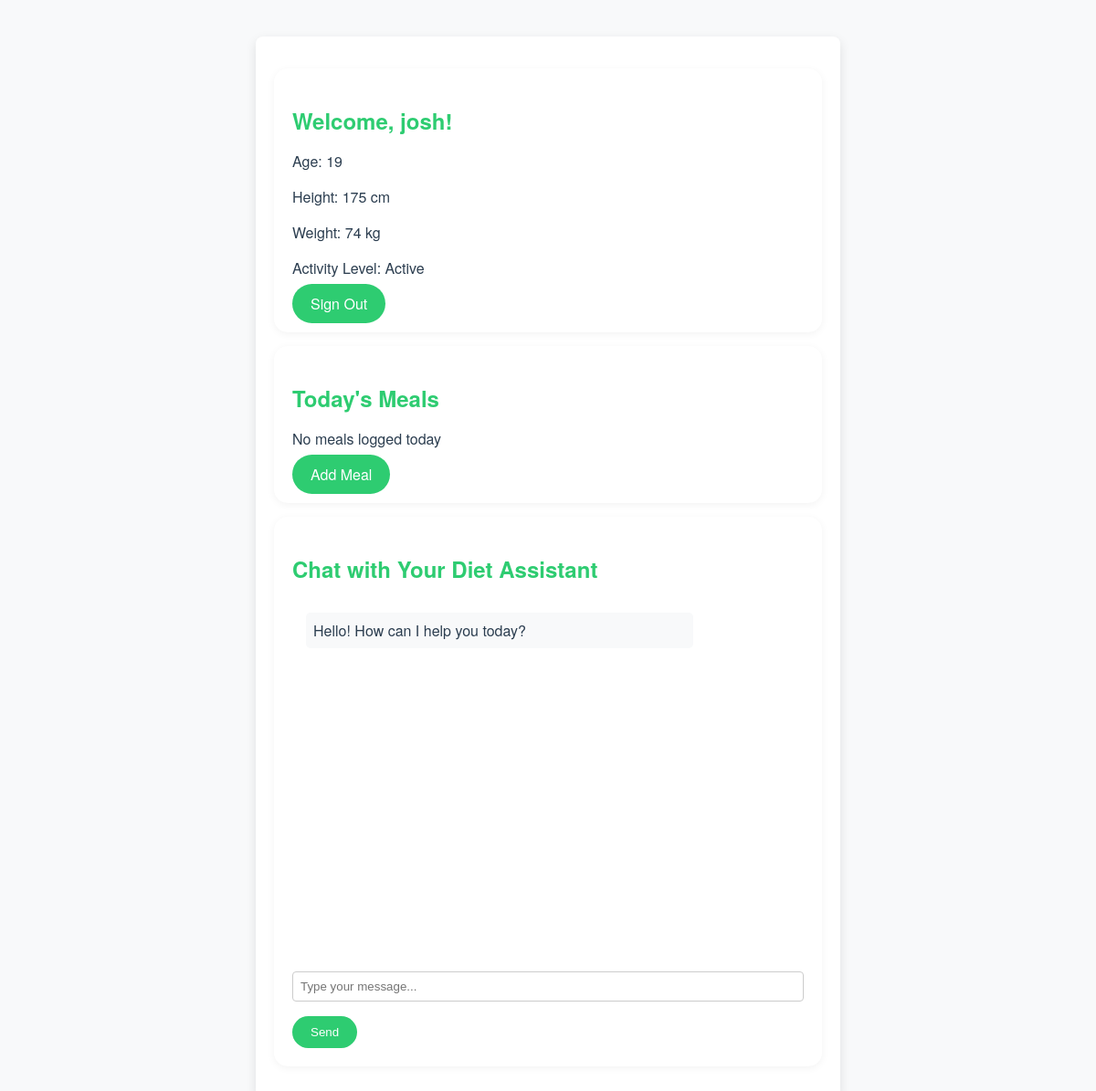
/dashboard (signed in), run on an earlier commit of the app's database.
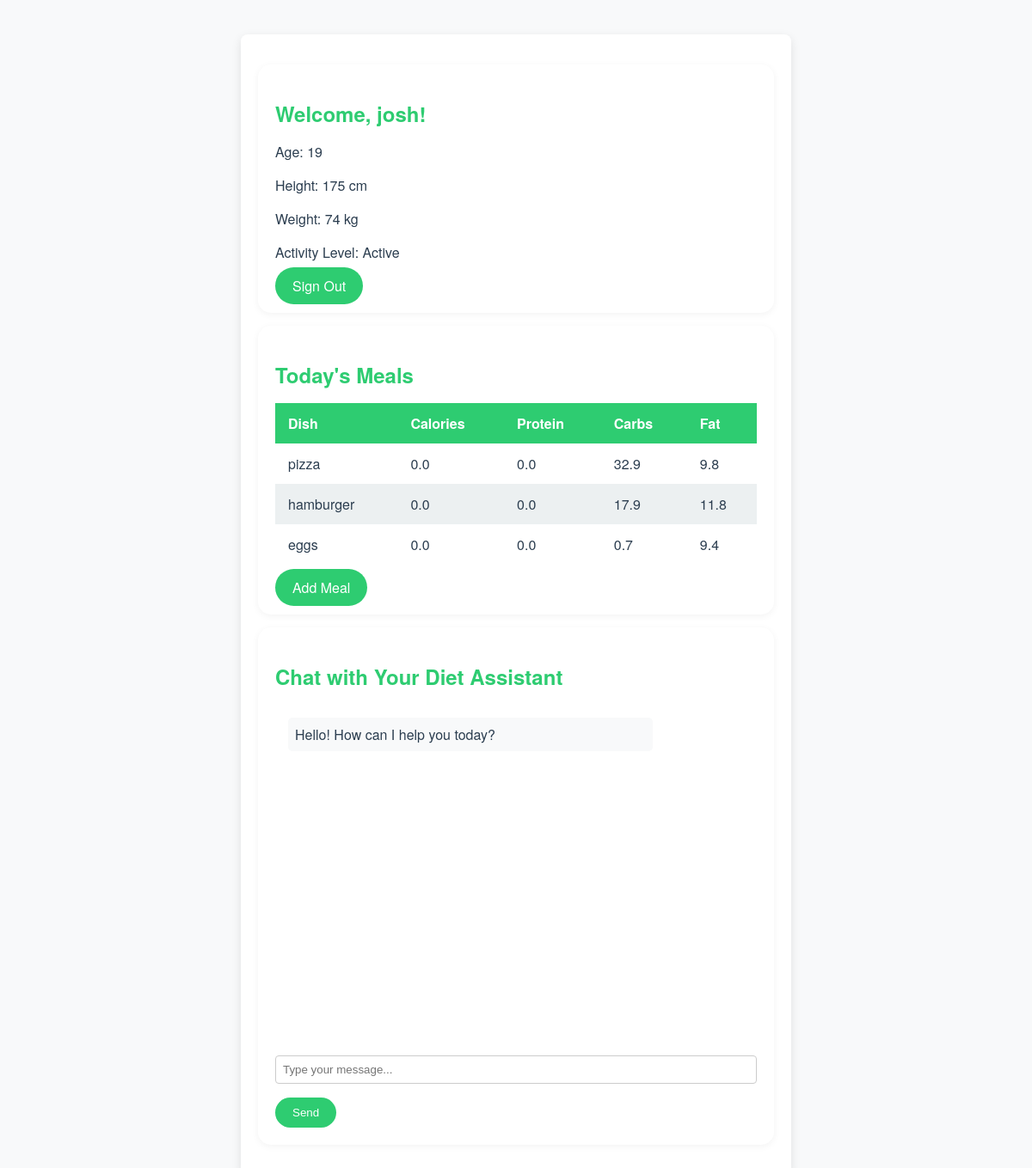
And on a later commit of the database.
### app.py (models this page shows)
class UserProfile(db.Model):
    id = db.Column(db.Integer, primary_key=True)
    name = db.Column(db.String(100), nullable=False, unique=True)
    password = db.Column(db.String(100), nullable=False)
    age = db.Column(db.Integer, nullable=False)
    sex = db.Column(db.String(10), nullable=False)
    height = db.Column(db.Integer, nullable=False)
    weight = db.Column(db.Integer, nullable=False)
    activity_level = db.Column(db.String(50), nullable=False)
    daily_nutrient_intake = db.relationship('DailyNutrientIntake', backref='user', lazy=True)

class DailyNutrientIntake(db.Model):
    id = db.Column(db.Integer, primary_key=True)
    user_id = db.Column(db.Integer, db.ForeignKey('user_profile.id'), nullable=False)
    date = db.Column(db.Date, nullable=False)
    dish_name = db.Column(db.String(100), nullable=False)
    calories = db.Column(db.Float, default=0)
    protein = db.Column(db.Float, default=0)
    fat = db.Column(db.Float, default=0)
    carbs = db.Column(db.Float, default=0)
    fiber = db.Column(db.Float, default=0)
    sodium = db.Column(db.Float, default=0)

### app.py (the view)
@app.route('/dashboard')
def dashboard():
    user_id = session.get('user_id')
    user = UserProfile.query.get(user_id)
    today = date.today()
    daily_nutrients = DailyNutrientIntake.query.filter_by(user_id=user_id, date=today).all()
    return render_template('dashboard.html', user=user, daily_nutrients=daily_nutrients)

### templates/dashboard.html (shortened to what this page needs)
<!DOCTYPE html>
<html lang="en">
<head>
    <link rel="stylesheet" href="{{ url_for('static', filename='style.css') }}">
</head>
<body>
    <div class="container">
        <div class="card">
            <div class="card-body">
                <h2 class="card-title">Welcome, {{ user.name }}!</h2>
                <p>Age: {{ user.age }}</p>
                <p>Height: {{ user.height }} cm</p>
                <p>Weight: {{ user.weight }} kg</p>
                <p>Activity Level: {{ user.activity_level }}</p>
                <a href="{{ url_for('logout') }}" class="button">Sign Out</a>
            </div>
        </div>
        <div class="card">
            <div class="card-body">
                <h2 class="card-title">Today's Meals</h2>
                {% if daily_nutrients %}
                    <table>
                        <thead>
                            <tr>
                                <th>Dish</th>
                                <th>Calories</th>
                                <th>Protein</th>
                                <th>Carbs</th>
                                <th>Fat</th>
                            </tr>
                        </thead>
                        <tbody>
                            {% for meal in daily_nutrients %}
                            <tr>
                                <td>{{ meal.dish_name }}</td>
                                <td>{{ meal.calories }}</td>
                                <td>{{ meal.protein }}</td>
                                <td>{{ meal.carbs }}</td>
                                <td>{{ meal.fat }}</td>
                            </tr>
                            {% endfor %}
                        </tbody>
                    </table>
                {% else %}
                    <p>No meals logged today</p>
                {% endif %}
                <a href="{{ url_for('add_dish') }}" class="button">Add Meal</a>
            </div>
        </div>
        <div class="card">
            <div class="card-body">
                <h2 class="card-title">Chat with Your Diet Assistant</h2>
                <div style="margin-bottom: 20px;">
                    <div id="chat-messages" class="chat-messages" style="height: 350px; overflow-y: auto;"></div>
                </div>
                <form id="chat-form" class="input-group">
                    <input type="text" id="user-input" class="form-control" placeholder="Type your message...">
                    <button class="button" type="submit">Send</button>
                </form>
            </div>
        </div>
    </div>
</body>
</html>

### static/style.css (style rules this page uses)
:root { --emerald-green: #2ecc71; --dark-aqua: #16a085; --white: #ffffff; --text-color: #2c3e50; --gray-light: #f8f9fa; }
body { margin: 0; padding: 0; background-color: var(--gray-light); color: var(--text-color); font-family: 'Helvetica Neue', Helvetica, Arial, sans-serif; }
a { color: var(--emerald-green); text-decoration: none; }
.container { max-width: 600px; margin: 40px auto; background: var(--white); padding: 20px; border-radius: 8px; box-shadow: 0 4px 12px rgba(0,0,0,0.1); }
.button, .btn, input[type="submit"], button { background-color: var(--emerald-green); color: var(--white); border: none; border-radius: 25px; padding: 10px 20px; cursor: pointer; transition: background-color 0.3s ease, transform 0.25s ease; font-weight: 500; }
input[type="text"], input[type="number"], input[type="password"], select { width: 100%; padding: 8px; margin: 8px 0 16px 0; border-radius: 4px; border: 1px solid #ccc; box-sizing: border-box; transition: box-shadow 0.3s ease; }
h1, h2, h3, h4, h5 { color: var(--dark-aqua); margin-bottom: 16px; }
.card { background: var(--white); border-radius: 8px; padding: 20px; margin: 15px 0; box-shadow: 0 2px 8px rgba(0,0,0,0.05); }
.card-title { margin-bottom: 16px; color: var(--emerald-green); }
table { width: 100%; border-collapse: collapse; margin-top: 15px; margin-bottom: 15px; }
table thead { background-color: var(--emerald-green); color: var(--white); }
table tr:nth-child(even) { background-color: #ecf0f1; }
table th, table td { padding: 12px 15px; text-align: left; }
.card { height: 100%; border-radius: 15px !important; }
.chat-messages { height: 350px; overflow-y: auto; padding: 15px; }

### templates/dashboard.html (style rules this page uses)
.chat-messages { height: 350px; overflow-y: auto; padding: 15px; }

What changed in the data, as far as the page shows it:
added DailyNutrientIntake: dish_name "pizza", calories "0.0", protein "0.0", carbs "32.9", fat "9.8"
added DailyNutrientIntake: dish_name "hamburger", calories "0.0", protein "0.0", carbs "17.9", fat "11.8"
added DailyNutrientIntake: dish_name "eggs", calories "0.0", protein "0.0", carbs "0.7", fat "9.4"
Also different on the page:
text no longer shown: "No meals logged today"
text now shown: "Dish Calories Protein Carbs Fat"
